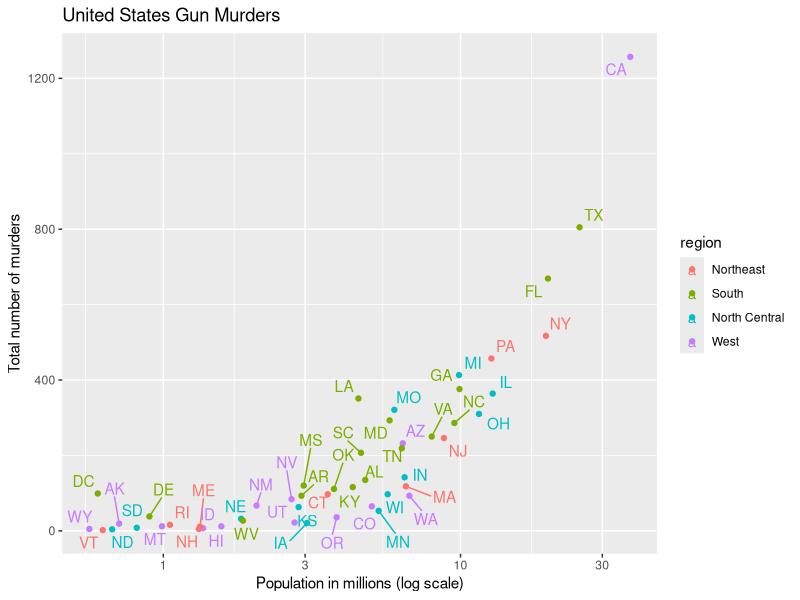

This figure's R source: (Note: this script raises an error after producing the figure.)
library(tidyverse)
library(dslabs)
library(ggrepel)
data(murders)

murders %>% ggplot(aes(population/10^6, total, label=abb, color = region)) +
  scale_x_log10() +
  geom_point() +
  geom_text_repel() +
  xlab("Population in millions (log scale)") +
  ylab("Total number of murders") +
  ggtitle("United States Gun Murders") +
  ggsave("figs/murders.png")
